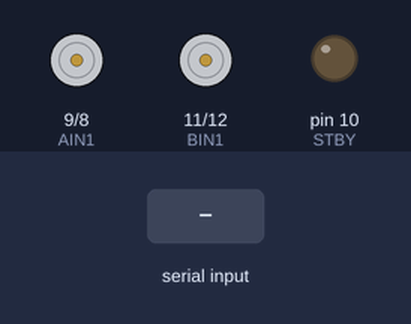
Recording of a sketch running on a simulated Arduino Uno, built with avr-gcc and run on an emulated ATmega328P. On the bench: motor-driver pin pairs drawn as motors (green arrow = first pin HIGH = forward, orange = second pin HIGH = backward, longer = more drive, scaled by the enable pin, stopped while the standby pin is LOW), output pins drawn as LEDs (lit = HIGH). Inputs (shaded band) come from the test bench.

Above: at 1.2 s.
1.3 s: "R" received over Serial
At 2.0 s:
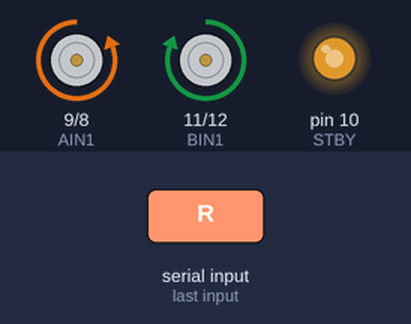
2.8 s: "L" received over Serial
At 4.0 s:
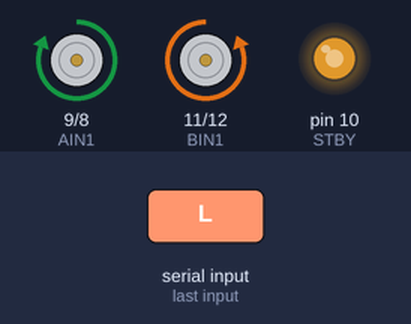
4.3 s: "F" received over Serial
At 5.2 s:
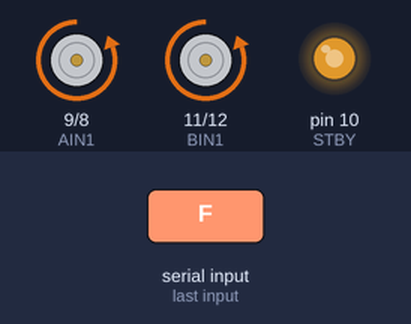
5.8 s: "B" received over Serial
At 6.2 s:
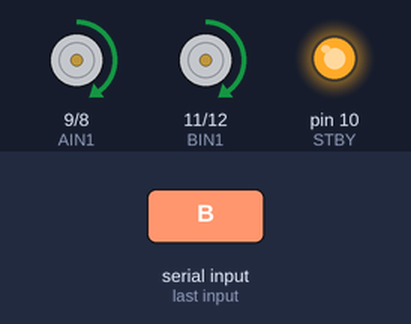
7.3 s: "1" received over Serial
At 8.5 s:
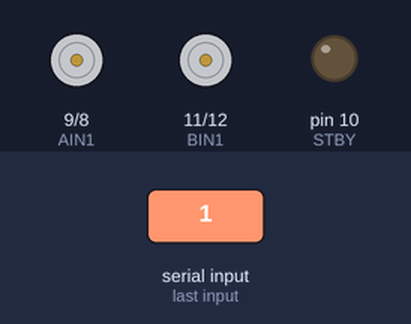
8.8 s: "R" received over Serial
At 10.1 s:
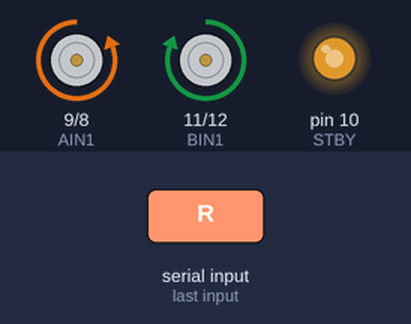
Timing chart, 0 to 11.3 s (numbered marks = the images above; inputs shaded):
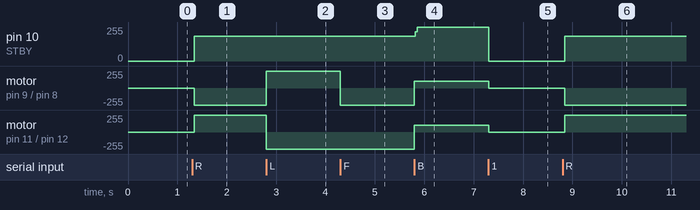

Measured:
- after the input at 1.3 s, pin 10 (STBY): 0/255 → 185/255 at once; motor on pin 9 (AIN1) / pin 8 (AIN2): stopped → backward 255/255 at once; motor on pin 11 (BIN1) / pin 12 (BIN2): stopped → forward 255/255 at once
- after the input at 2.8 s, motor on pin 9 (AIN1) / pin 8 (AIN2): backward 255/255 → forward 255/255 at once; motor on pin 11 (BIN1) / pin 12 (BIN2): forward 255/255 → backward 255/255 at once
- after the input at 4.3 s, motor on pin 9 (AIN1) / pin 8 (AIN2): forward 255/255 → backward 255/255 at once
- after the input at 5.8 s, pin 10 (STBY): 185/255 → 255/255 at once; motor on pin 9 (AIN1) / pin 8 (AIN2), motor on pin 11 (BIN1) / pin 12 (BIN2): backward 255/255 → forward 100/255 at once
- after the input at 7.3 s, pin 10 (STBY): 255/255 → 0/255 at once; motor on pin 9 (AIN1) / pin 8 (AIN2), motor on pin 11 (BIN1) / pin 12 (BIN2): forward 100/255 → stopped at once
- after the input at 8.8 s, pin 10 (STBY): 0/255 → 185/255 at once; motor on pin 9 (AIN1) / pin 8 (AIN2): stopped → backward 255/255 at once; motor on pin 11 (BIN1) / pin 12 (BIN2): stopped → forward 255/255 at once

The sketch:

motorDriverTest.ino
```cpp
//motor A connected between A01 and A02 - Left Motor
//motor B connected between B01 and B02 - Right Motor
char val;
int STBY = 10; //standby

//Motor A
int PWMA = 3; //Speed control
int AIN1 = 9; //Direction
int AIN2 = 8; //Direction

//Motor B
int PWMB = 5; //Speed control
int BIN1 = 11; //Direction
int BIN2 = 12; //Direction

void setup(){
  pinMode(STBY, OUTPUT);

  pinMode(PWMA, OUTPUT);
  pinMode(AIN1, OUTPUT);
  pinMode(AIN2, OUTPUT);

  pinMode(PWMB, OUTPUT);
  pinMode(BIN1, OUTPUT);
  pinMode(BIN2, OUTPUT);
  Serial.begin(9600);
}

void loop(){
if (Serial.available())
   { // If data is available to read,
   val = Serial.read(); // read it and store it in val
   }

if (val == 'R') {
   move(1, 255, 0);
   move(2, 255, 1);
   }

if (val == 'L') {
   move(1, 255, 1);
   move(2, 255, 0);
   }

if (val == 'F') {
   move(1, 255, 0);
   move(2, 255, 0);
   }

if (val == 'B') {
   move(1, 100, 1);
   move(2, 100, 1);
  }
else {
  stop();
}
}


void move(int motor, int speed, int direction){
//Move specific motor at speed and direction
//motor: 0 for B 1 for A
//speed: 0 is off, and 255 is full speed
//direction: 0 clockwise, 1 counter-clockwise

  digitalWrite(STBY, HIGH); //disable standby

  boolean inPin1 = LOW;
  boolean inPin2 = HIGH;

  if(direction == 1){
    inPin1 = HIGH;
    inPin2 = LOW;
  }

  if(motor == 1){
    digitalWrite(AIN1, inPin1);
    digitalWrite(AIN2, inPin2);
    analogWrite(PWMA, speed);
  }else{
    digitalWrite(BIN1, inPin1);
    digitalWrite(BIN2, inPin2);
    analogWrite(PWMB, speed);
  }
}

void stop(){
//enable standby
  digitalWrite(STBY, LOW);
}
```
